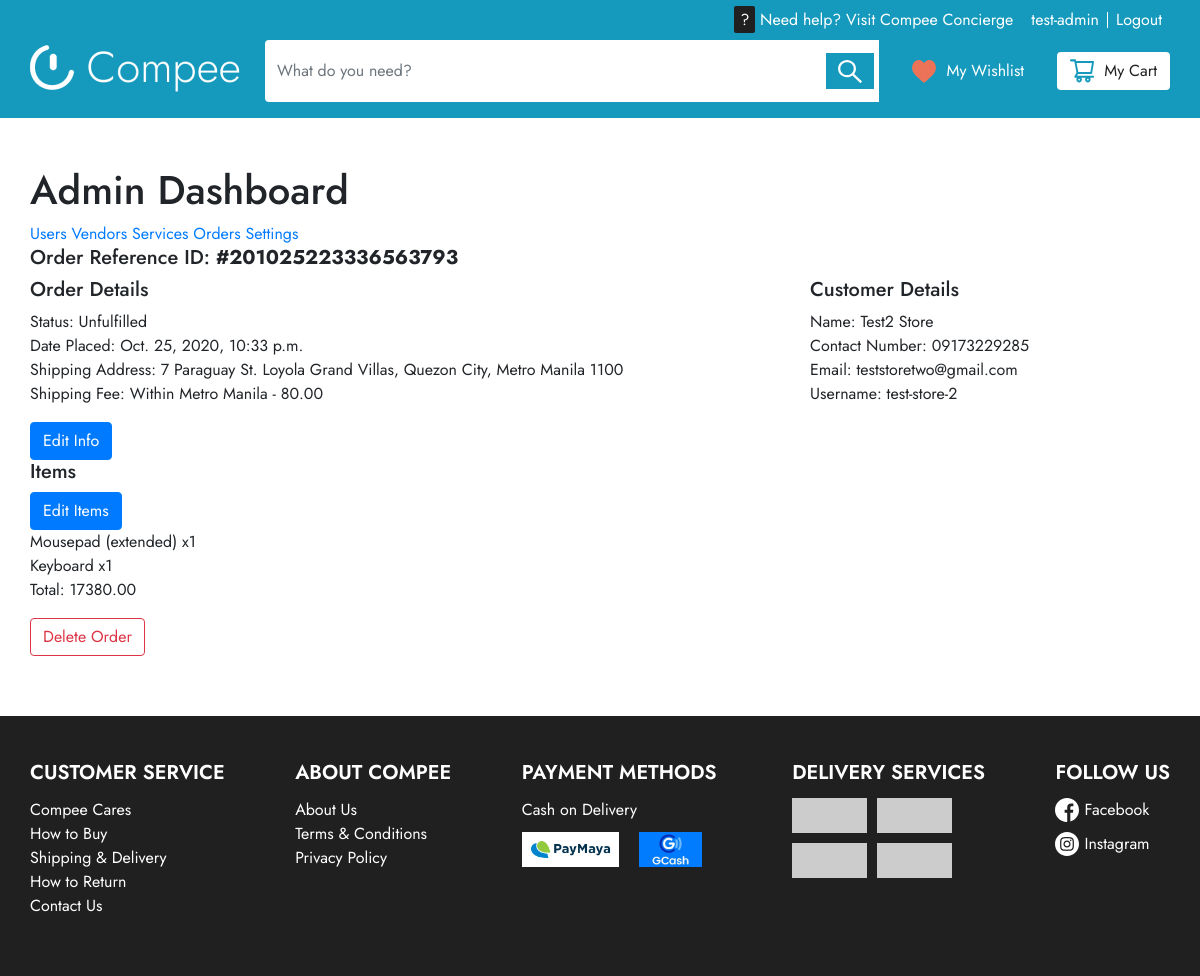
/dashboard/order/7/ (signed in), run on the app's committed database.
### main/models.py (models this page shows, shortened)
class SiteOrder(models.Model):
    order_id = models.AutoField(primary_key=True)
    user = models.ForeignKey(User, on_delete=models.CASCADE)
    contact_no = models.CharField(max_length=15, validators=[numericCheck])
    date_placed = models.DateTimeField(default=timezone.now)
    status = models.CharField(max_length=15, choices=STATUS_CHOICES, default = ('Unfulfilled'))
    total = models.DecimalField(max_digits=10, decimal_places=2, default=0)
    payment_method = models.ForeignKey(PaymentMethod, blank=True, null=True, on_delete=models.SET_NULL)
    address_line = models.CharField(max_length=200)
    city = models.CharField(max_length=50)
    state = models.CharField(max_length=50)
    zip_code = models.PositiveSmallIntegerField()
    shipping_fee = models.ForeignKey(ShippingRate, blank=True, null=True, on_delete=models.SET_NULL)
    ref_id = models.CharField(max_length=100, blank=True, unique=True)

class OrderItem(models.Model):
    id = models.AutoField(primary_key=True)
    order = models.ForeignKey(SiteOrder, on_delete=models.CASCADE)
    product = models.ForeignKey(Product, on_delete=models.CASCADE, blank=True, null=True)
    service = models.ForeignKey(Service, on_delete=models.CASCADE, blank=True, null=True)
    quantity = models.PositiveIntegerField(default=1)
    c_cares = models.BooleanField(default=False)

### admins/models.py (models this page shows, shortened)
class ShippingRate(models.Model):
    id = models.AutoField(primary_key=True)
    rate = models.DecimalField(max_digits=10, decimal_places=2)
    name = models.CharField(max_length=100)

class Product(models.Model):
    product_id = models.AutoField(primary_key=True)
    name = models.CharField(max_length=100)
    description = models.TextField(blank=True, null=True)
    price = models.DecimalField(max_digits=10, decimal_places=2)
    discount_price = models.DecimalField(max_digits=10, decimal_places=2, blank=True, null=True)
    item_stock = models.PositiveIntegerField()
    date_created = models.DateTimeField(default=timezone.now)
    image = models.ImageField(default='default.jpg', upload_to='product_pics')
    vendor = models.ForeignKey(Vendor, on_delete=models.CASCADE)
    slug = models.SlugField(unique=True, max_length=100)
    tags = TaggableManager()

### admins/views.py (the view)
# urls.py: path('order/<int:pk>/', v.OrderDetailView.as_view(
class OrderDetailView(LoginRequiredMixin, UserPassesTestMixin, DetailView):
    model = SiteOrder
    def test_func(self):
        return self.request.user.groups.filter(name='Admin').exists()
    def get_context_data(self, **kwargs):
        context = super(OrderDetailView, self).get_context_data(**kwargs)
        context['title'] = "Dashboard | Order"
        items = OrderItem.objects.filter(order=self.object)
        context['items'] = items
        if items.filter(c_cares=True).exists():
            context['cares'] = True
            d1 = self.object.date_placed
            d2 = timezone.now()
            context['days'] = abs((d2-d1).days)
        open_status = ['Unfulfilled', 'Payment Pending']
        if self.object.status in open_status:
            context['is_open'] = True
        return context

### templates/admins/orders/order_detail.html
{% extends "base.html" %}
{% block content %}
    {%include 'admins/partials/_dashboard_nav.html' %}
    <h5>Order Reference ID: <strong>#{{ object.ref_id }}</strong></h5>
    <div class="row">
        <div class="col-md-8">
            <h5>Order Details</h5>
            <ul>
                <li>Status: {{object.status }} </li>
                <li>Date Placed: {{object.date_placed }}</li>
                <li>Shipping Address: {{ object.address_line }}, {{ object.city }}, {{ object.state }} {{ object.zip_code }}</li>
                <li>Shipping Fee: {{ object.shipping_fee.name }} - {{ object.shipping_fee.rate }}</li>
            </ul>
            <a href='{% url "order-update-info" object.order_id %}' class="btn btn-primary">Edit Info</a>
            <h5>Items</h5>
            {% if is_open %}
                <a href='{% url "order-update-items" object.order_id %}' class="btn btn-primary">Edit Items</a>
            {% endif %}
            <ul>
                {% for item in items %}
                    {% if item.product %}
                        <li>{{ item.product.name }} x{{ item.quantity }}</li>
                    {% else %}
                        <li>{{ item.service.name }} x{{ item.quantity }}</li>
                    {% endif %}
                {% endfor %}
                <li>Total: {{object.total}}</li>
            </ul>
        </div>
        <div class="col-md-4">
            <h5>Customer Details</h5>
            <ul>
                <li>Name: {{object.user.first_name }} {{object.user.last_name }}</li>
                <li>Contact Number: {{ object.contact_no }} </li>
                <li>Email: {{ object.user.email }}</li>
                <li>Username: {{object.user.username}}</li>
            </ul>
        </div>
    </div>
    <a href='{% url "order-delete" object.order_id %}' class="btn btn-outline-danger">Delete Order</a>
{% endblock content %}

### templates/partials/_navbar.html (shortened to what this page needs)
{% load static %}
<nav class="navbar navbar-expand fixed-top flex-column bg-blue">
    <div class="container">
        <div class="navbar-nav nav-top ml-md-auto d-flex align-items-center justify-content-end w-100">
            <div class="compee-cares-btn">
                <a href="{% url 'compee-concierge' %}"><span>?</span> Need help? Visit Compee Concierge</a>
            </div>
            <div class="nav-user d-flex align-items-center justify-content-end">
                {% if user.is_authenticated %}
                <a class = "nav-item nav-link" href = "{% url 'manage-account' %}">{{user.username}}</a>
                <a class = "nav-item nav-link" href = "{% url 'logout' %}">Logout</a>
                {% else %}
                <a class = "nav-item nav-link" href = "{% url 'register' %}">Sign Up</a>
                <span class="nav-divider"></span>
                <a class = "nav-item nav-link" href = "{% url 'login' %}">Login</a>
                {% endif %}
            </div>
        </div>
    </div>
    <div class="container nav-bot pb-3">
        <a class = "navbar-brand mr-4" href = "{% url 'home' %}">
          <img src="{% static 'img/logos/Compee.png'%}" alt="">
        </a>
        <div class="collapse navbar-collapse" id = "navbarToggle">
            <form class="form-inline my-2 my-lg-0 input-group search-wrapper" action="{% url 'search-bar' %}" method="GET">
              <input class="form-control" type="search" placeholder="What do you need?" aria-label="Search" name="search">
              <div class="input-group-append btn-container">
                <button class="btn btn-outline-primary my-md-2 my-sm-0" type="submit">
                    <div class="search icon"></div>
                </button>
              </div>
            </form>
        </div>
        <a href="{% url 'wishlist' %}" class="btn btn-blue d-flex justify-content-center align-items-center">
            <div class="heart icon"></div>
            <span>My Wishlist</span>
        </a>
        <a href="{% url 'cart' %}" class="btn btn-white d-flex justify-content-center align-items-center">
            <span>My Cart</span>
        </a>
    </div>
</nav>

### static/css/style.css (style rules this page uses)
* { padding: 0; margin: 0; text-decoration: none; }
html, body { height: 100%; min-width: 100%; min-height: 100%; position: relative; font-family: 'Jost', sans-serif; }
a { text-decoration: none; }
ul { list-style-type: none; }
.bg-blue { background: #159ABD; }
.nav-top a { color: #fff; }
.compee-cares-btn { margin-right: 10px; }
.compee-cares-btn span:first-child { color: white; background-color: #202020; padding: .125em .375em; border-radius: 2px; }
.search-wrapper input { border: none; height: auto; }
.nav-bot a:not(:first-child) { margin-left: 20px; }
.btn-container { background-color: #fff; padding: 5px; }
.btn-container button { border: none; background-color: #159ABD; border-radius: unset; }
.btn-blue { background-color: #159ABD; color: #fff; }
.btn-white { color: #202020; background-color: #fff; }
a.btn>.icon { margin-right: 10px; }
.icon { height: 1.5rem; width: 1.5rem; background-position: center; background-repeat: no-repeat; background-size: contain; }
.search { background-image: url('../img/icons/Search.svg'); }
.heart { background-image: url('../img/icons/Heart.svg') }
.navbar { padding: 0; }
.container { padding: 0px; }

### data on the page
SiteOrder: ref_id "201025223336563793", status "Unfulfilled", date_placed "Oct. 25, 2020, 10:33 p.m.", address_line "7 Paraguay St. Loyola Grand Villas", city "Quezon City", state "Metro Manila", zip_code "1100", shipping_fee.name "Within Metro Manila", shipping_fee.rate "80.00", total "17380.00", user.first_name "Test2", user.last_name "Store", contact_no "09173229285", user.email "teststoretwo@gmail.com", user.username "test-store-2"
OrderItem: product.name "Mousepad (extended)", quantity "1"
OrderItem: product.name "Keyboard", quantity "1"

### other printed values
{{ user.username }} "test-admin"
